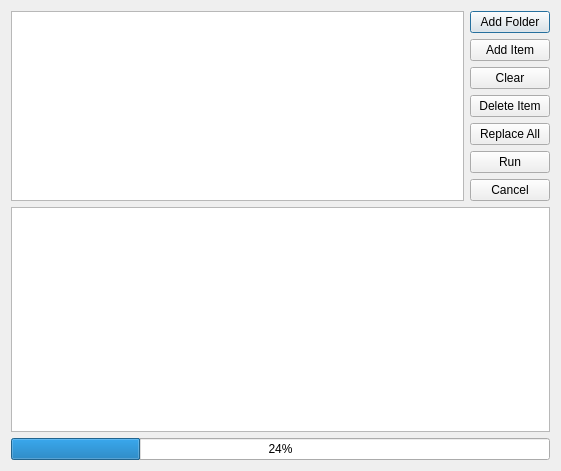
<?xml version="1.0" encoding="UTF-8"?>
<ui version="4.0">
 <class>Dialog</class>
 <widget class="QDialog" name="Dialog">
  <property name="geometry">
   <rect>
    <x>0</x>
    <y>0</y>
    <width>561</width>
    <height>471</height>
   </rect>
  </property>
  <property name="windowTitle">
   <string>SpectrogramAutomation</string>
  </property>
  <layout class="QGridLayout" name="gridLayout">
   <item row="2" column="1">
    <widget class="QPushButton" name="addItemButton">
     <property name="text">
      <string>Add Item</string>
     </property>
     <property name="autoDefault">
      <bool>false</bool>
     </property>
    </widget>
   </item>
   <item row="4" column="1">
    <widget class="QPushButton" name="deleteButton">
     <property name="text">
      <string>Delete Item</string>
     </property>
     <property name="autoDefault">
      <bool>false</bool>
     </property>
    </widget>
   </item>
   <item row="5" column="1">
    <widget class="QPushButton" name="replaceButton">
     <property name="text">
      <string>Replace All</string>
     </property>
     <property name="autoDefault">
      <bool>false</bool>
     </property>
    </widget>
   </item>
   <item row="8" column="0" colspan="2">
    <widget class="QTextEdit" name="console"/>
   </item>
   <item row="10" column="0" colspan="2">
    <widget class="QProgressBar" name="progressBar">
     <property name="value">
      <number>24</number>
     </property>
    </widget>
   </item>
   <item row="6" column="1">
    <widget class="QPushButton" name="runButton">
     <property name="text">
      <string>Run</string>
     </property>
     <property name="autoDefault">
      <bool>false</bool>
     </property>
    </widget>
   </item>
   <item row="1" column="1">
    <widget class="QPushButton" name="addButton">
     <property name="text">
      <string>Add Folder</string>
     </property>
    </widget>
   </item>
   <item row="3" column="1">
    <widget class="QPushButton" name="clearButton">
     <property name="text">
      <string>Clear</string>
     </property>
     <property name="autoDefault">
      <bool>false</bool>
     </property>
    </widget>
   </item>
   <item row="7" column="1">
    <widget class="QPushButton" name="cancelButton">
     <property name="text">
      <string>Cancel</string>
     </property>
    </widget>
   </item>
   <item row="1" column="0" rowspan="7">
    <widget class="QListWidget" name="filenameList">
     <property name="acceptDrops">
      <bool>true</bool>
     </property>
     <property name="dragEnabled">
      <bool>false</bool>
     </property>
     <property name="dragDropMode">
      <enum>QAbstractItemView::NoDragDrop</enum>
     </property>
    </widget>
   </item>
  </layout>
 </widget>
 <resources/>
 <connections/>
</ui>
